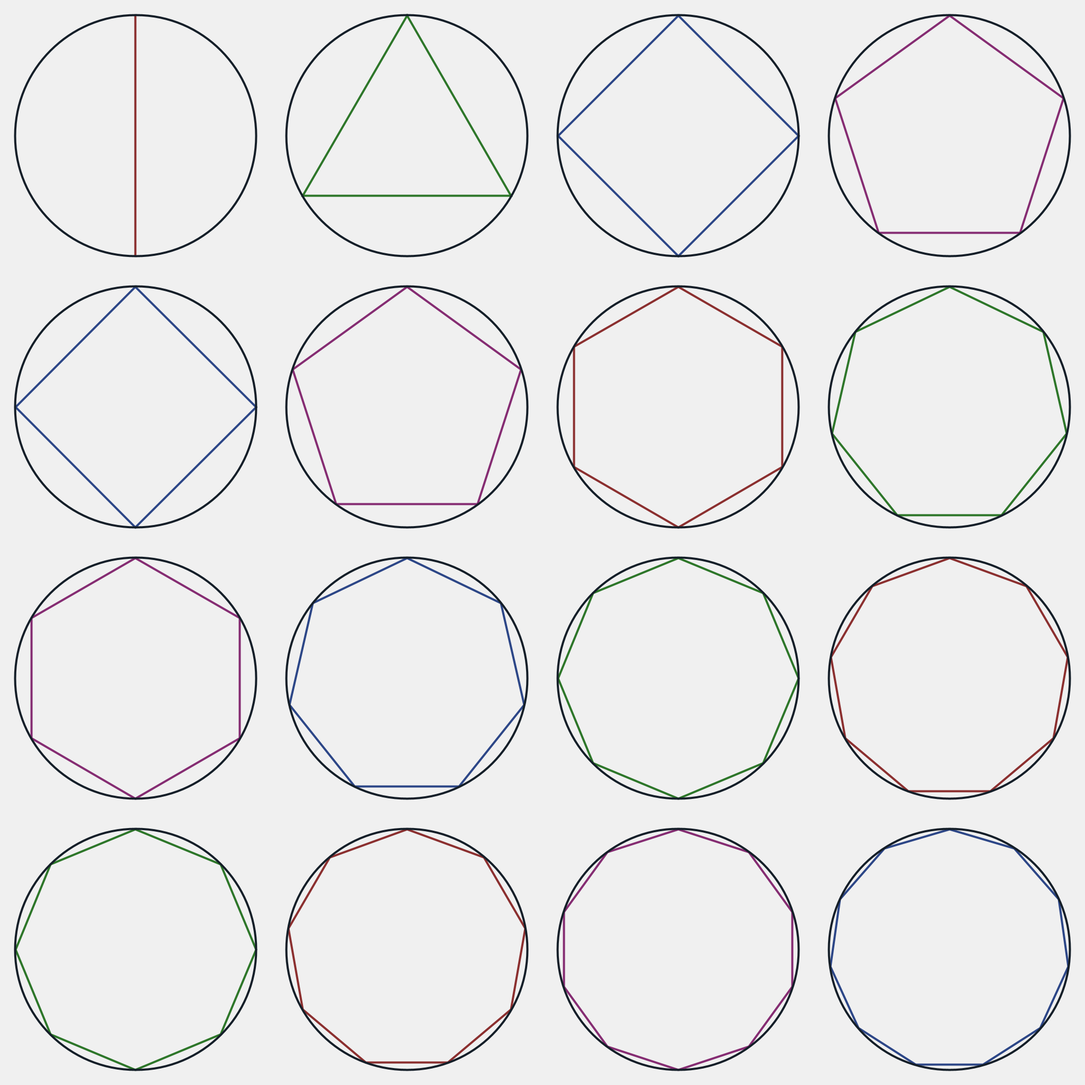
Frame 1 (no input)
Frame 2 (the mouse pressed at the canvas centre, redrawn once): identical to frame 1, image omitted

The Processing sketch that drew this single still picture (run headless with seeded random() and noise(); the mouse was pressed at the canvas centre and the sketch redrawn once):

// Processing sketch: day3
// ── day3.pde
color[] palette = {color(139, 47, 47), color(45, 118, 41), color(44, 70, 135), color(133, 44, 114)};
int[] indices = {0, 1, 2, 3, 2, 3, 0, 1, 3, 2, 1, 0, 1, 0, 3, 2};

void setup() {
  size(2048, 2048);
}

void draw() {
  background(240);

  strokeWeight(4);
  noFill();
  for(int x = 0; x < 4; x++) {
    for(int y = 0; y < 4; y++) {
      float cx = x*width/4 + width/8;
      float cy = y*height/4 + height/8;
      float rad = width/9;
      stroke(palette[indices[x + y * 4]]);
      int sides = x + y*2 + 2;
      beginShape();
      for(int a = 0; a < sides; a++) {
        float angle = -TAU/4 + (float)a/sides*TAU;
        vertex(cx + rad*cos(angle), cy + rad*sin(angle));
      }
      endShape(CLOSE);
      stroke(20, 30, 40);
      ellipse(cx, cy, rad*2 + 1, rad*2 + 1);
    }
  }
  
  noLoop();
}

void mouseClicked() {
  save("day3.png");
  println("Saved image");
}
